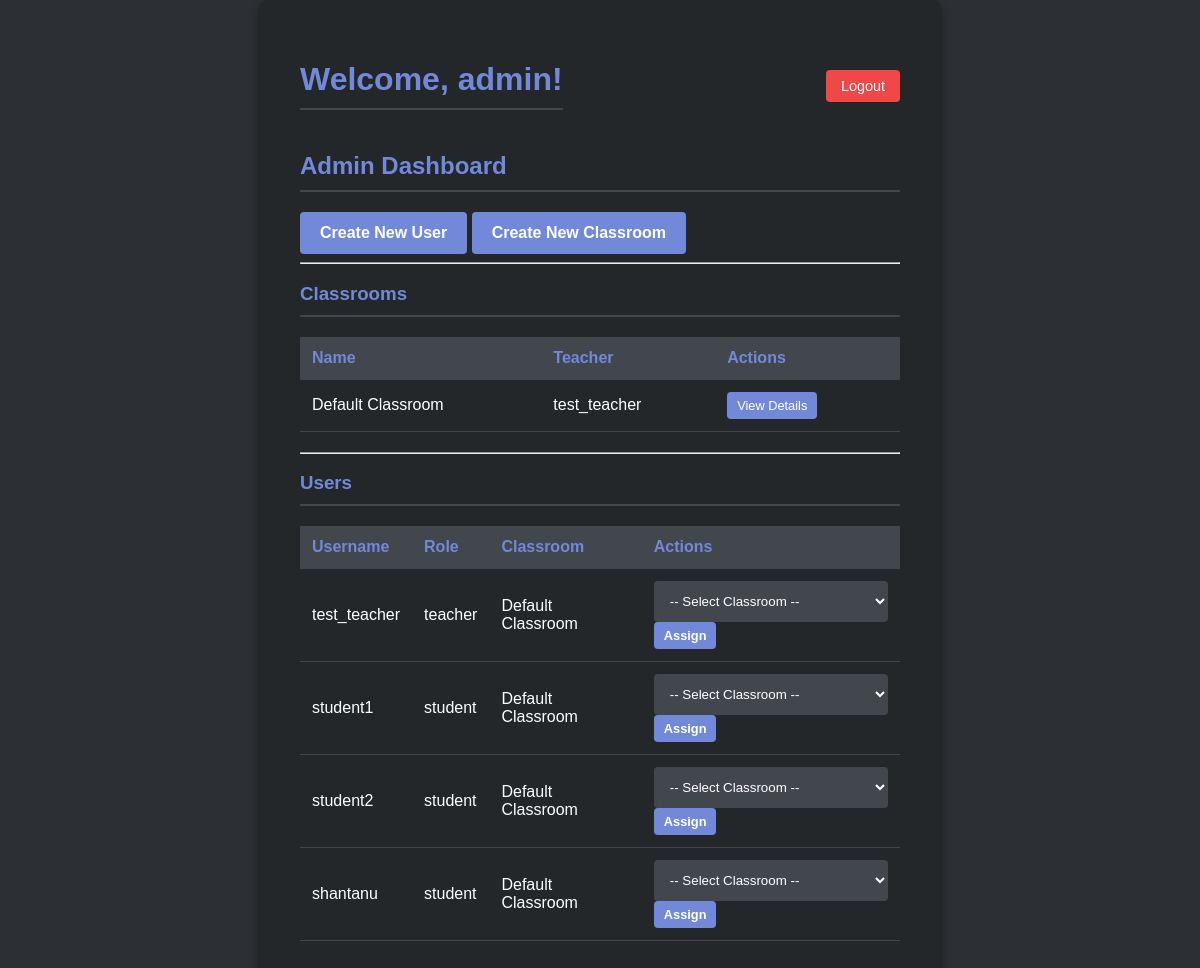
Page /dashboard (signed in) on the earlier database version.
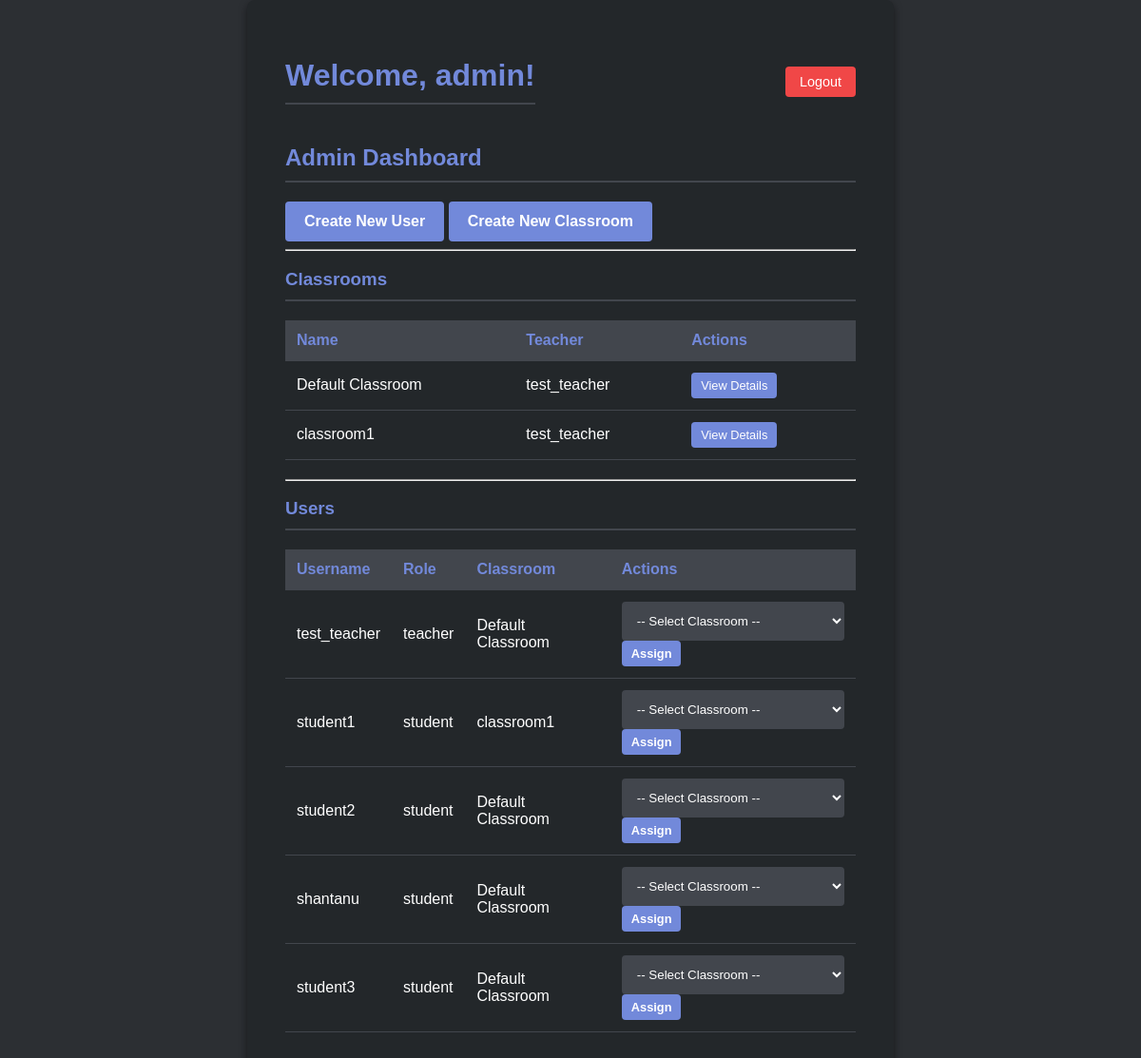
Same page on the later database version.
### database.py (models this page shows, shortened)
class User(db.Model, UserMixin):
    id = db.Column(db.Integer, primary_key=True)
    username = db.Column(db.String(80), unique=True, nullable=False)
    password_hash = db.Column(db.String(128), nullable=False)
    role = db.Column(db.String(10), nullable=False, default='student') # 'admin', 'teacher', or 'student'
    classroom_id = db.Column(db.Integer, db.ForeignKey('classroom.id'), nullable=True)
    parent_email = db.Column(db.String(120), nullable=True) # Parent's email for notifications

class Classroom(db.Model):
    id = db.Column(db.Integer, primary_key=True)
    name = db.Column(db.String(100), nullable=False)
    description = db.Column(db.String(255), nullable=True)
    teacher_id = db.Column(db.Integer, db.ForeignKey('user.id'), nullable=True)

### app.py (the view)
@app.route('/dashboard')
@login_required
def dashboard():
    if current_user.role == 'admin':
        classrooms = Classroom.query.all()
        users = User.query.filter(User.role.in_(['student', 'teacher'])).all()
        return render_template('dashboard.html', classrooms=classrooms, users=users, is_admin=True)
    elif current_user.role == 'teacher':
        classrooms = Classroom.query.filter_by(teacher_id=current_user.id).all()
        return render_template('dashboard.html', classrooms=classrooms, is_teacher=True)
    else:
        tasks = Task.query.filter_by(user_id=current_user.id).all()
        classroom = current_user.classroom
        return render_template('dashboard.html', tasks=tasks, classroom=classroom, is_student=True)

### app.py (called while the page is built)
@login_manager.user_loader
def load_user(user_id):
    return User.query.get(int(user_id))

### templates/dashboard.html (shortened to what this page needs)
<!DOCTYPE html>
<html lang="en">
<head>
    <link rel="stylesheet" href="{{ url_for('static', filename='style.css') }}">
</head>
<body>
    <div class="container">
        <header>
            <h1>Welcome, {{ current_user.username }}!</h1>
            <a href="{{ url_for('logout') }}" class="logout-btn">Logout</a>
        </header>
        {% if is_admin %}
        <section>
            <h2>Admin Dashboard</h2>
            <div class="action-buttons">
                <a href="{{ url_for('register') }}" class="btn">Create New User</a>
                <a href="{{ url_for('create_classroom') }}" class="btn">Create New Classroom</a>
            </div>
            <hr>
            <h3>Classrooms</h3>
            <table>
                <thead>
                    <tr>
                        <th>Name</th>
                        <th>Teacher</th>
                        <th>Actions</th>
                    </tr>
                </thead>
                <tbody>
                    {% for classroom in classrooms %}
                    <tr>
                        <td>{{ classroom.name }}</td>
                        <td>
                            {% if classroom.teacher %}
                                {{ classroom.teacher.username }}
                            {% else %}
                                No teacher assigned
                            {% endif %}
                        </td>
                        <td>
                            <a href="{{ url_for('classroom_details', classroom_id=classroom.id) }}" class="btn-small">View Details</a>
                        </td>
                    </tr>
                    {% endfor %}
                </tbody>
            </table>
            <hr>
            <h3>Users</h3>
            <table>
                <thead>
                    <tr>
                        <th>Username</th>
                        <th>Role</th>
                        <th>Classroom</th>
                        <th>Actions</th>
                    </tr>
                </thead>
                <tbody>
                    {% for user in users %}
                    <tr>
                        <td>{{ user.username }}</td>
                        <td>{{ user.role }}</td>
                        <td>
                            {% if user.classroom %}
                                {{ user.classroom.name }}
                            {% else %}
                                Not assigned
                            {% endif %}
                        </td>
                        <td>
                            <form action="{{ url_for('assign_classroom', user_id=user.id) }}" method="POST" style="display: inline;">
                                <select name="classroom_id">
                                    <option value="">-- Select Classroom --</option>
                                </select>
                                <button type="submit" class="btn-small">Assign</button>
                            </form>
                        </td>
                    </tr>
                    {% endfor %}
                </tbody>
            </table>
        </section>
        {% endif %}
    </div>
</body>
</html>

### static/style.css (style rules this page uses)
body { font-family: Arial, sans-serif; background-color: #2c2f33; color: #ffffff; margin: 0; padding: 0; display: flex; justify-content: center; align-items: center; min-height: 100vh; }
.container { background-color: #23272a; padding: 40px; border-radius: 8px; box-shadow: 0 4px 8px rgba(0, 0, 0, 0.5); width: 90%; max-width: 600px; }
header { display: flex; justify-content: space-between; align-items: center; margin-bottom: 20px; }
h1, h2, h3 { color: #7289da; border-bottom: 2px solid #42464d; padding-bottom: 10px; }
form { display: flex; flex-direction: column; gap: 15px; }
input[type="text"], input[type="password"], textarea, select { width: 100%; padding: 12px; border: none; background-color: #42464d; color: #ffffff; border-radius: 4px; }
button, .btn { background-color: #7289da; color: white; border: none; padding: 12px 20px; cursor: pointer; border-radius: 4px; font-weight: bold; text-align: center; text-decoration: none; display: inline-block; transition: background-color 0.3s; }
.btn-small { background-color: #7289da; color: white; border: none; padding: 6px 10px; cursor: pointer; border-radius: 4px; font-size: 0.8em; text-decoration: none; display: inline-block; margin-right: 5px; }
.logout-btn, .back-btn { background-color: #f04747; color: white; border: none; padding: 8px 15px; cursor: pointer; border-radius: 4px; text-decoration: none; font-size: 0.9em; }
table { width: 100%; border-collapse: collapse; margin: 20px 0; }
th, td { padding: 12px; text-align: left; border-bottom: 1px solid #42464d; }
th { background-color: #42464d; color: #7289da; }

Differences in the rows shown:
added Classroom: name "classroom1", teacher.username "test_teacher"
changed User "student1": classroom.name "Default Classroom" → "classroom1"
added User: username "student3", role "student", classroom.name "Default Classroom"
